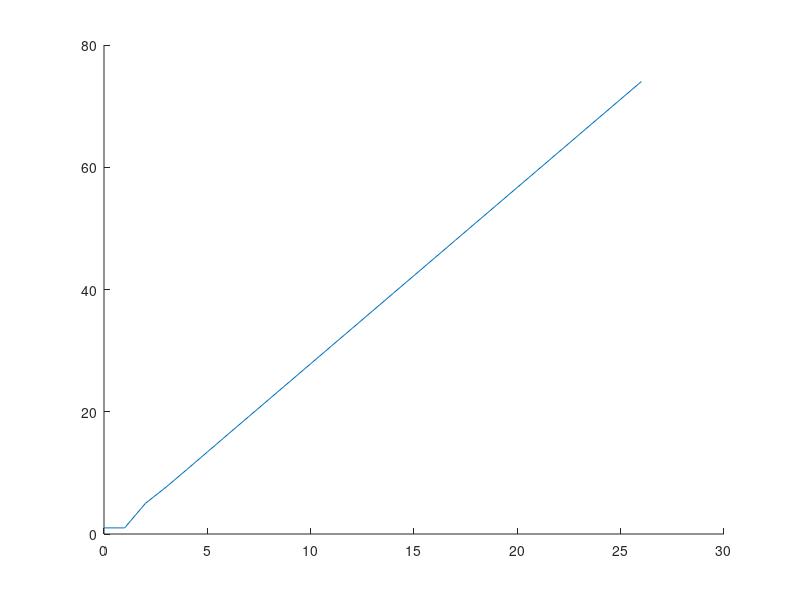

The MATLAB script that drew this image:
clear all;
close all;
clc;

hold all;

nmax=26;
%%%%%%%%%%%%%%%%%%%%%%%%%%%%%%%%%%%%%%%%%%
p=0.50;
Q=zeros(nmax+1); % Q(i+1,n+1) <- Q_i(n)

for n=0:nmax
    for i=0:n
        Q(i+1,n+1)=binopdf(i,n,p);
    end
end


L=zeros(nmax+1,1);
L(1)=1;
L(2)=1;

for n=2:nmax
    s=0;
    for i=1:n-1
        s=s+Q(i+1,n+1)*( L(i+1)+L(n-i+1) );
    end
    %for Basic BT
    L(n+1)=(1+Q(0+1,n+1)+Q(n+1,n+1)+s)/(1-Q(0+1,n+1)-Q(n+1,n+1));
    %for MBT
    %L(n+1)=(1+Q(n+1,n+1)+s)/(1-Q(0+1,n+1)-Q(n+1,n+1));
end

L

nmax/L(nmax+1)

h1=plot([0:nmax],L);

%}
%%%%%%%%%%%%%%%%%%%%%%%%%%%%%%%%
p=0.50;
Q=zeros(nmax+1); % Q(i+1,n+1) <- Q_i(n)

for n=0:nmax
    for i=0:n
        Q(i+1,n+1)=binopdf(i,n,p);
    end
end

L=zeros(nmax+1,1);
L(1)=1;
L(2)=1;

for n=2:nmax
    s=0;
    for i=1:n-1
        s=s+Q(i+1,n+1)*( L(i+1)+L(n-i+1) );
    end
    %for MBT
    L(n+1)=(1+Q(n+1,n+1)+s)/(1-Q(0+1,n+1)-Q(n+1,n+1));
end

Lso=L;

%{
L

nmax/L(nmax+1)

h2=plot([0:nmax],L);


%}
%%%%%%%%%%%%%%%%%%%%%%%%%%%%%%%%
p=0.4175;
Q=zeros(nmax+1); % Q(i+1,n+1) <- Q_i(n)

for n=0:nmax
    for i=0:n
        Q(i+1,n+1)=binopdf(i,n,p);
    end
end

L=zeros(nmax+1,1);
L(1)=1;
L(2)=1;

for n=2:nmax
    s=0;
    for i=1:n-1
        s=s+Q(i+1,n+1)*( L(i+1)+L(n-i+1) );
    end
    %for Basic BT
    %L(n+1)=(1+Q(0+1,n+1)+Q(n+1,n+1)+s)/(1-Q(0+1,n+1)-Q(n+1,n+1));
    %for MBT
    L(n+1)=(1+Q(n+1,n+1)+s)/(1-Q(0+1,n+1)-Q(n+1,n+1));
end

L

%{
nmax/L(nmax+1)


h3=plot([0:nmax],L);

legend('$L_n^{BT}$','$L_n^{M\!BT}\quad p=0.5$','$L_n^{M\!BT}\quad p=0.4175$');
hl = legend;
set(hl, 'Interpreter', 'Latex');
set(hl, 'FontSize', 14);
set(hl, 'Location', 'NorthWest');

grid on;

hx=xlabel('Batch Size','Interpreter','Latex');
hy=ylabel('Expected Time in slots','Interpreter','Latex');
set(hx, 'FontSize', 15);
set(hy, 'FontSize', 15);

set(gca,'XTick',0:nmax);
set(gca,'YTick',0:5:50);

fh = figure(1); % returns the handle to the figure object
set(fh, 'color', 'white'); % sets the color to white

set(h1, 'LineStyle', '-', 'LineWidth', 1.0, 'Color', 'Black');
set(h1, 'Marker', 'o', 'MarkerFaceColor', [0.5 0.5 0.5], 'MarkerEdgeColor', [0 0 0], 'MarkerSize', 4.0);
set(h2, 'LineStyle', '-', 'LineWidth', 1.0, 'Color',' Black');
set(h2, 'Marker', 's', 'MarkerFaceColor', [1 1 1], 'MarkerEdgeColor', [0 0 0], 'MarkerSize', 4.0);
set(h3, 'LineStyle', '-', 'LineWidth', 1.0, 'Color',' Black');
set(h3, 'Marker', 'd', 'MarkerFaceColor', [.8 .8 .8], 'MarkerEdgeColor', [0 0 0], 'MarkerSize', 5.0);

axis ([-0 19 0 55]);

h=findobj(gcf,'type','axes','tag','legend');
Pos=get(h,'position')
Pos(3)=1.05*Pos(3); % Double the length
set(h,'position',Pos) % Implement it

saveas(fh, 'bin-trees-expected-time', 'epsc');
%}